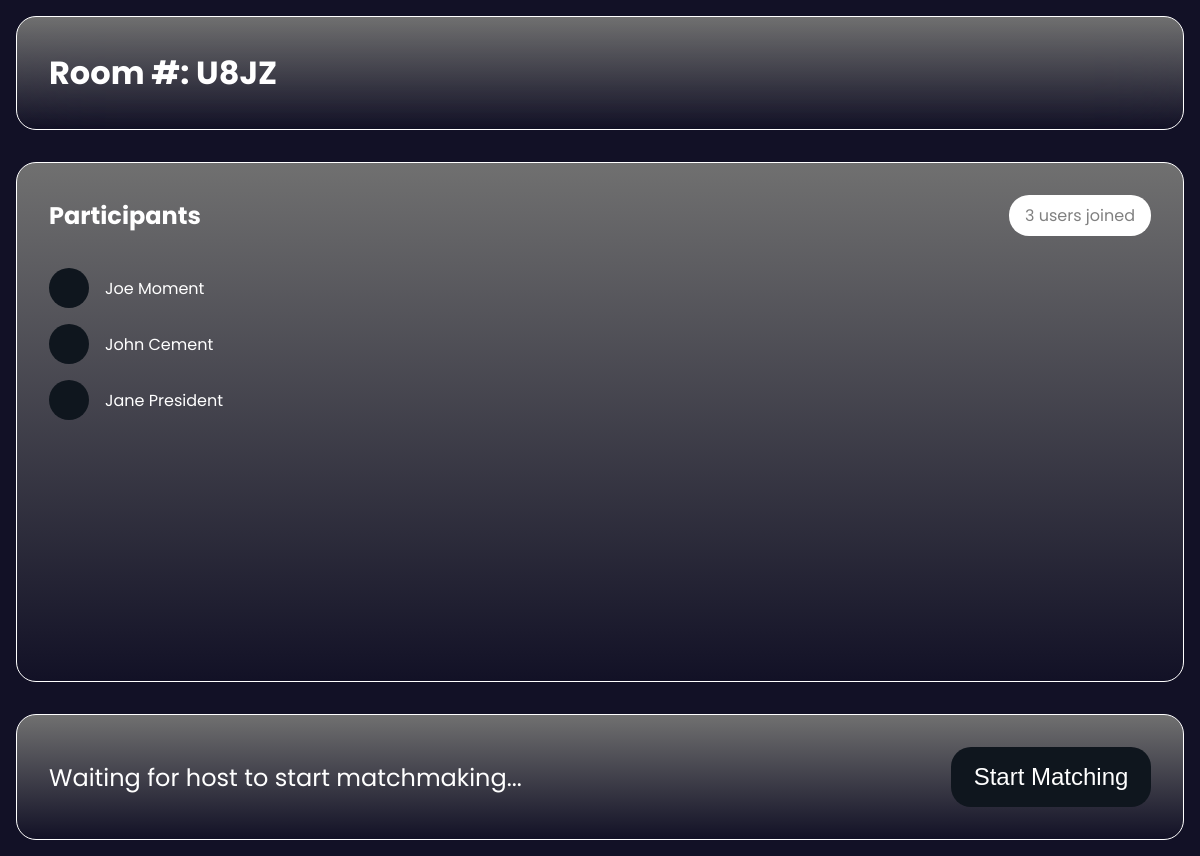
The app's page /master/match, older data.
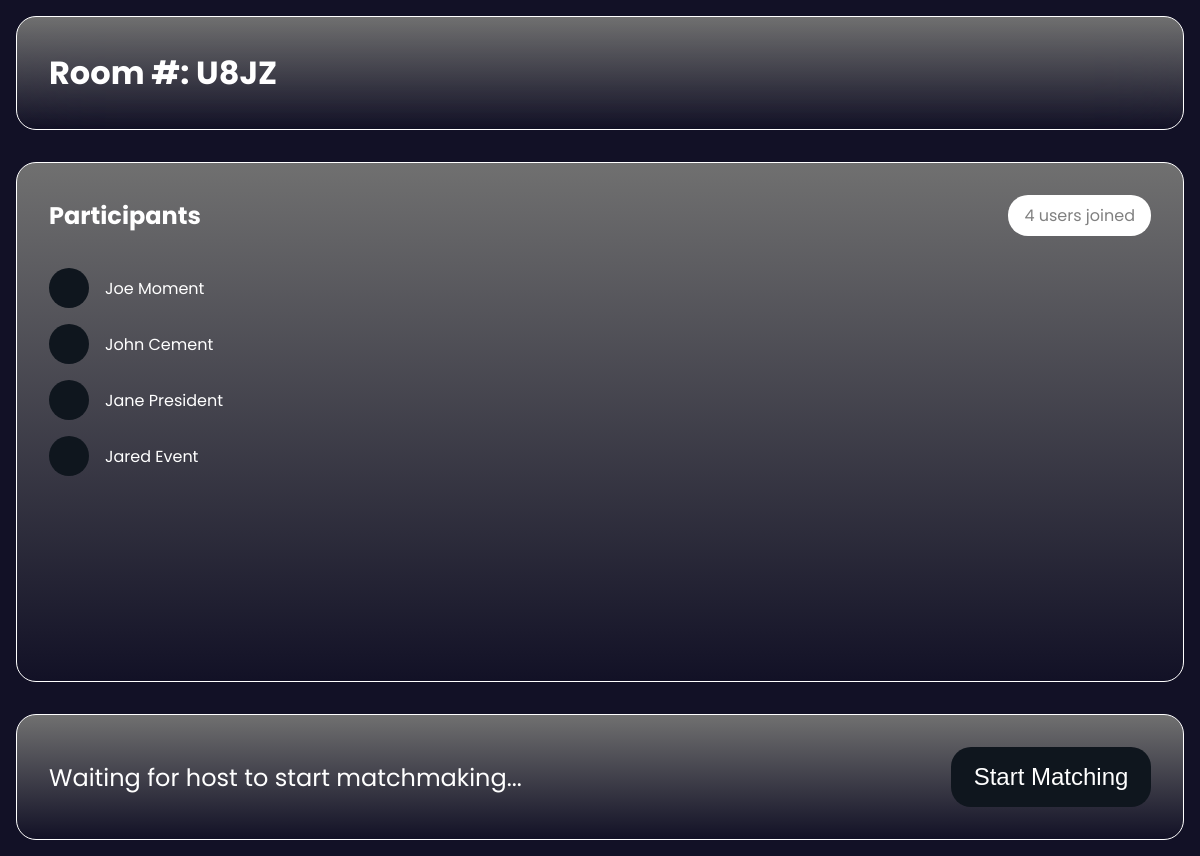
The same page, newer data.
### moment/models.py (models this page shows, shortened)
class User(db.Model):
    id = db.Column(db.Integer, primary_key=True)
    name = db.Column(db.String(120), nullable=False, unique=True)
    college = db.Column(db.String(120))
    skills = db.Column(db.String(120))
    answers = db.relationship('Answer', backref='user', lazy=True)

### moment/routes.py (the view)
@main.route('/master/match', methods=['GET'])
def masterMatch():
    users = User.query.all()
    participants = [{
        'name': user.name,
        'college': user.college,
        'skills': user.skills
    } for user in users]
    return render_template(
        '/admin/match.html', session_code=SESSION_CODE,
        participants=participants, length=len(participants)
    )

### moment/templates/admin/match.html (shortened to what this page needs)
<!DOCTYPE html>
<html lang="en">
  <head>
    <link href="/static/main.css" rel="stylesheet" />
  </head>
  <body>
    <div>
      <div class="top-bar">
        <h1 id="session_code">Room #: {{ session_code }} </h1>
      </div>
      <div class="details">
        <div class="participants">
          <div class="participant-header">
            <h2>Participants</h2>
            <p>{{ participants | length }} users joined</p>
          </div>
          <div class="users" id="users">
            {% for participant in participants %}
            <div class="player">
              <div class="pfp"></div>
              <p>{{ participant.name }}</p>
            </div>
            {% endfor %}
          </div>
        </div>
      </div>
      <div class="bottom-bar">
        <div class="bottom-message">
          <p>Waiting for host to start matchmaking...</p>
        </div>
        <div class="bottom-button">
          <button class="Start" id="master" type="button">Start Matching</button>
        </div>
      </div>
    </div>
  </body>
</html>

Row changes from the older to the newer data that the page shows:
added User: name "Jared Event"
Text that changed along with them:
{{ participants | length }}: "3" → "4"
